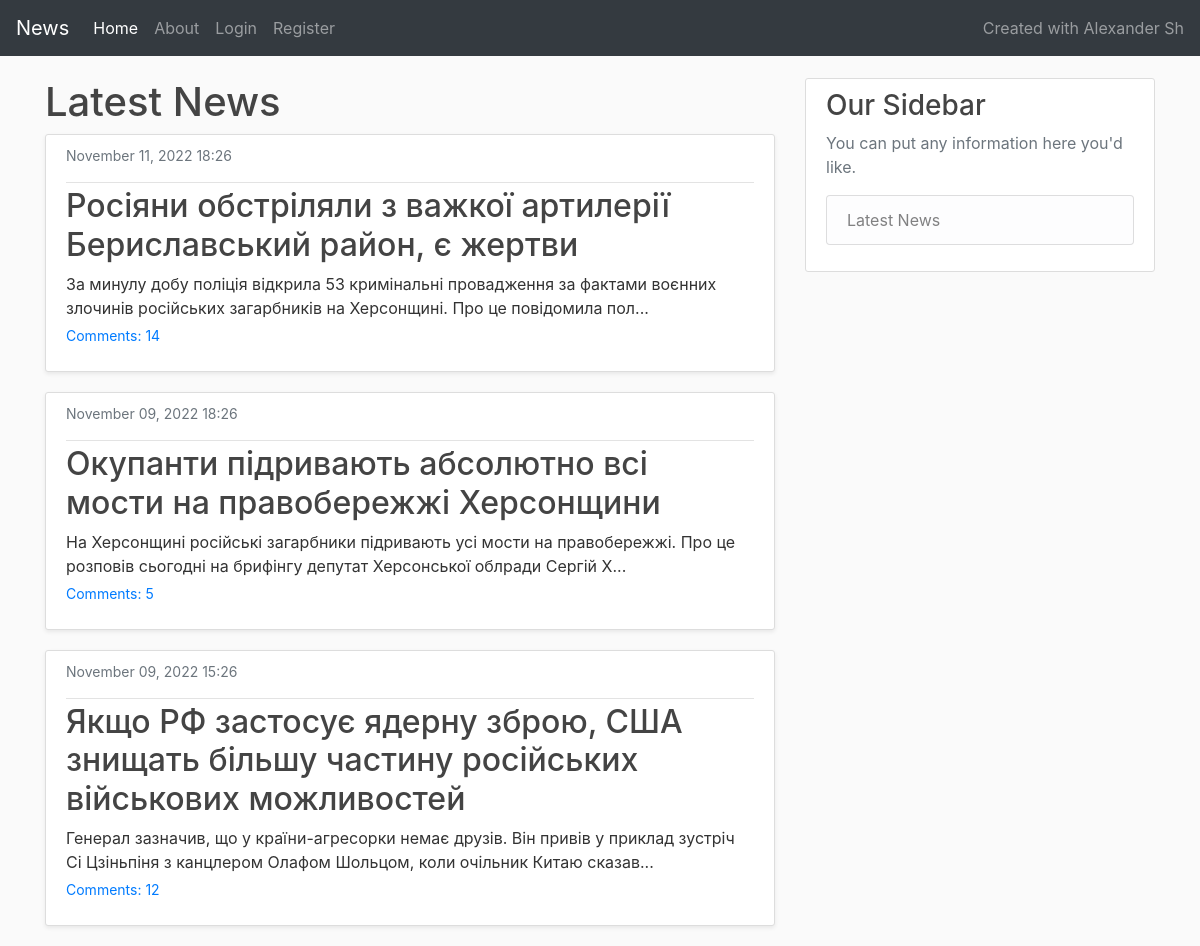
Before: / with the older database file.
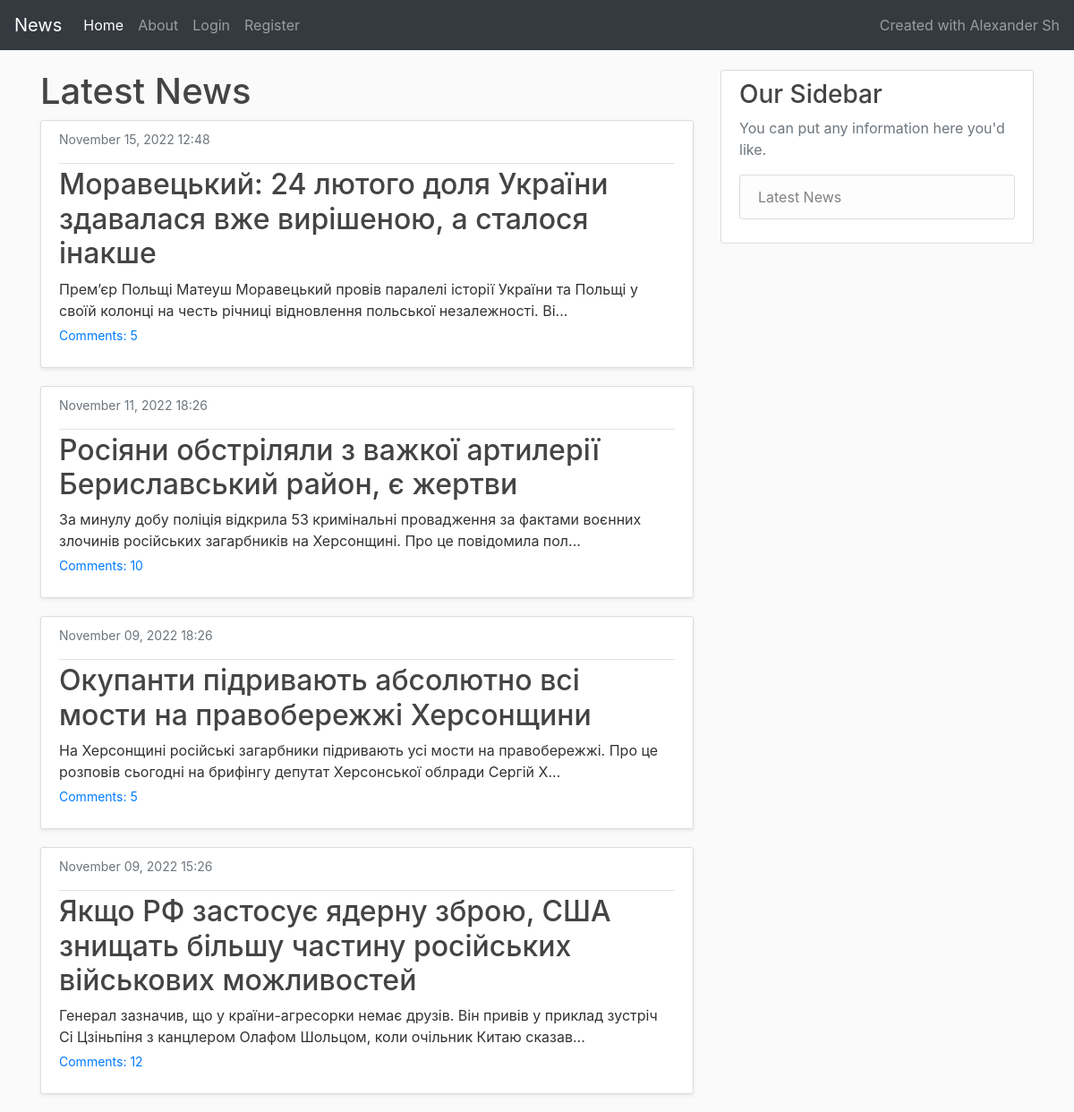
After: the same page with the newer database file.
### content/models.py (models this page shows, shortened)
class Entry(models.Model):
    title = models.CharField(max_length=100)
    content = models.TextField()
    created_at = models.DateTimeField(default=timezone.now)
    updated_at = models.DateTimeField(default=timezone.now)
    class Meta:
        db_table = "base_entry"

### base/views.py (the view)
# urls.py: path('', views.index, name='index'),
def index(request):
    entries = Entry.objects.all().order_by('-id')[:10:1]
    context = {
        'entries': entries,
        'title': 'Latest News',
    }
    return render(request, 'index.html', context)

### base/templates/index.html (shortened to what this page needs)
{% load static %}
<!DOCTYPE html>
<html lang="en">
<head>
    <link rel="stylesheet" href="https://cdn.jsdelivr.net/npm/bootstrap@4.6.1/dist/css/bootstrap.min.css">
    <link rel="stylesheet" href="{% static 'news/main.css' %}">
</head>
<body>
    <nav class="navbar navbar-expand-lg navbar-dark bg-dark">
        <a class="navbar-brand" href="{% url 'index' %}">News</a>
        <div class="collapse navbar-collapse" id="navbarText">
          <ul class="navbar-nav mr-auto">
            <li class="nav-item active">
                <a class="nav-link" href="{% url 'index' %}">Home <span class="sr-only">(current)</span></a>
            </li>
            <li class="nav-item">
                <a class="nav-link" href="{% url 'about' %}">About</a>
            </li>
            {% if user.is_authenticated %}
                <li class="nav-item">
                  <a class="nav-link" href="{% url 'profile' %}">Profile</a>
                </li>
                <li class="nav-item">
                  <a class="nav-link" href="{% url 'logout' %}">Logout</a>
                </li>
                {% else %}
                <li class="nav-item">
                  <a class="nav-link" href="{% url 'login' %}">Login</a>
                </li>
                <li class="nav-item">
                  <a class="nav-link" href="{% url 'register' %}">Register</a>
                </li>
            {% endif %}
          </ul>
          <span class="navbar-text">
            Created with Alexander Sh
          </span>
        </div>
      </nav>
    <main role="main" class="container">
      <div class="row">
        <div class="col-md-8">
            {% if title %}
                <h1>{{ title }}</h1>
            {% endif %}
            {% block content %}
                {% for entry in entries %}
                    <article class="media content-section shadow-sm">
                        <div class="media-body">
                          <div class="article-metadata">
                            <small class="text-muted">{{ entry.created_at|date:"F d, Y H:i" }}</small>
                          </div>
                          <h2><a class="article-title" href="{% url 'show' entry.id  %}">{{ entry.title }}</a></h2>
                            <p class="article-content">
                                {{ entry.content|slice:"0:150" }}...
                            </p>
                            <small>
                               <a href="{% url 'show' entry.id  %}#comments">Comments: {{ entry.comments.all.count }}</a>
                            </small>
                        </div>
                    </article>
                {% endfor %}
            {% endblock %}
        </div>
        <div class="col-md-4">
          <div class="content-section">
            <h3>Our Sidebar</h3>
            <p class='text-muted'>You can put any information here you'd like.
              <ul class="list-group">
                <li class="list-group-item list-group-item-light">Latest News</li>
              </ul>
            </p>
          </div>
        </div>
      </div>
    </main>
</body>
</html>

Changed rows visible on the page:
added Entry: created_at "November 15, 2022 12:48", title "Моравецький: 24 лютого доля України здавалася вже вирішеною, а сталося інакше", content "Прем’єр Польщі Матеуш Моравецький провів паралелі історії України та Польщі у своїй колонці на честь річниці відновлення польської незалежності. Ві", comments.all.count "5"
computed for Entry "Росіяни обстріляли з важкої артилерії Бериславський район, є жертви": comments.all.count "14" → "10"
